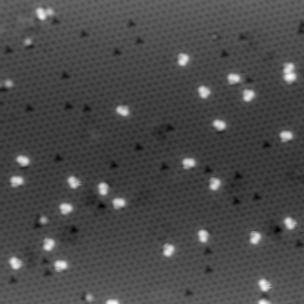
#> input picture data/user_data/myModel/images/L240428_145247_region10001_Z.jpg, 304 x 304 px, given in place of )20250521_PdGaA111_279a_1min_flash_0.6A_200K_area10010_z.png, which was not available
$ python feature_parameters.py
#> lines starting #> are read from the running program, lines starting #| are printed output that depends on the picture
import cv2
import matplotlib.pyplot as plt
from matplotlib.widgets import RectangleSelector
import numpy as np
import pandas as pd
import tkinter as tk
from tkinter import simpledialog
from skimage import filters, measure, morphology, exposure

# Load and normalize image
active_directory = r'C:\Users\wrja\Desktop\STM_Data\napari-stm-annotator\my_napari_testing\\'  # Directory where images are stored
image_name = r'segment1_test_(active)20250521_PdGaA111_279a_1min_flash_0.6A_200K_area10010_z.png'

# Setup Tkinter input prompt
root = tk.Tk()
root.withdraw()

# Load image and normalize
img = cv2.imread(active_directory + image_name, cv2.IMREAD_GRAYSCALE)
#> img is the input picture: shape (304, 304); min 0, max 255, mean 73.4
img = img.astype(np.float32)
img = cv2.normalize(img, None, 0, 1.0, cv2.NORM_MINMAX)

# Store annotations and rectangles
annotations = []
rect_patches = []

# Drawing canvas
fig, ax = plt.subplots()
ax.imshow(img, cmap='gray')
ax.set_title("Draw boxes to label features\nPlease be precise!\nPress 's' to save, 'u' to undo, 'q' to quit")

# --- Rectangle selection callback ---
# [116 lines left out: functions onselect, on_key, not called in this run]

# --- Activate selector ---
toggle_selector = RectangleSelector(ax, onselect,
                                    useblit=True,
                                    button=[1],
                                    minspanx=5, minspany=5,
                                    spancoords='pixels',
                                    interactive=True)

fig.canvas.mpl_connect('key_press_event', on_key)
plt.show()
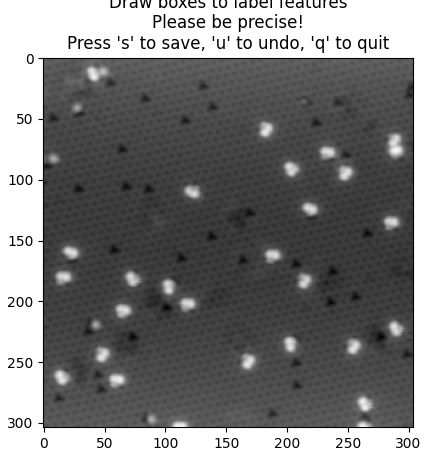
#> figure drawn by matplotlib, 1 panel

# Should also save images of each feature

$ run again, on data/user_data/myModel/images/L240428_145617_region10001_Z.jpg
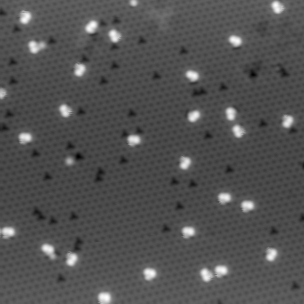
#> input picture data/user_data/myModel/images/L240428_145617_region10001_Z.jpg, 304 x 304 px, given in place of )20250521_PdGaA111_279a_1min_flash_0.6A_200K_area10010_z.png, which was not available
#> img is the input picture: shape (304, 304); min 0, max 255, mean 81.8
#> `plt.show()`:
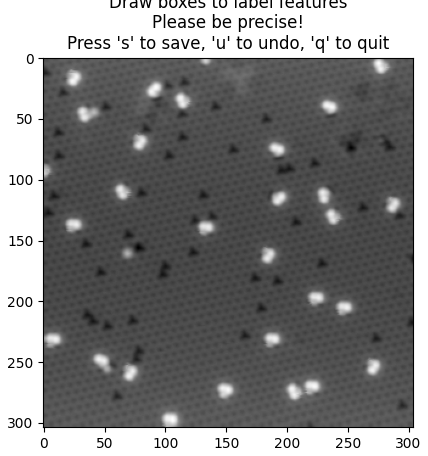
#> figure drawn by matplotlib, 1 panel
